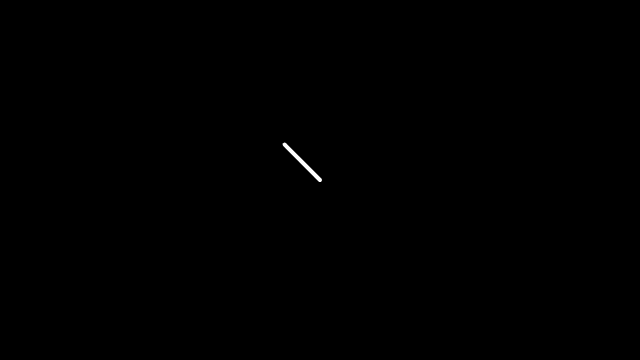
Frame 1 (no input)
Frame 60 (no input): identical to frame 1, image omitted
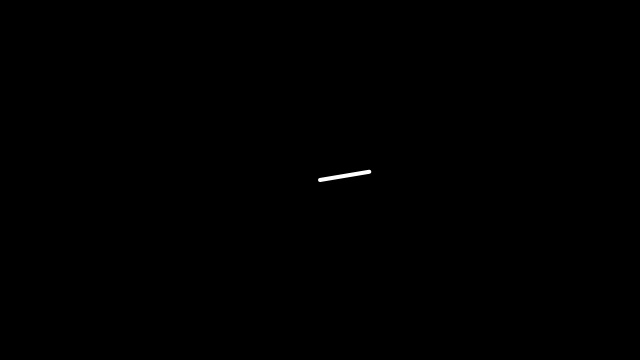
Frame 120 (the mouse pressed at the canvas centre since frame 60)

The p5.js sketch that drew these frames (run headless with seeded random() and noise() and a simulated clock; from frame 60 on, the mouse is pressed at the canvas centre):

// p5.js sketch
// ── sketch.js
function setup(){
  createCanvas(640, 360);
}

function draw(){
  background(0);
  let pos = createVector(200, 200);
  let mouse = createVector(mouseX, mouseY);

  let v = p5.Vector.sub(mouse, pos);

  // v.normalize().mult(50);
  v.setMag(50);

  translate(width/2, height/2);
  strokeWeight(4);
  stroke(255);
  line(0, 0, v.x, v.y);
}
